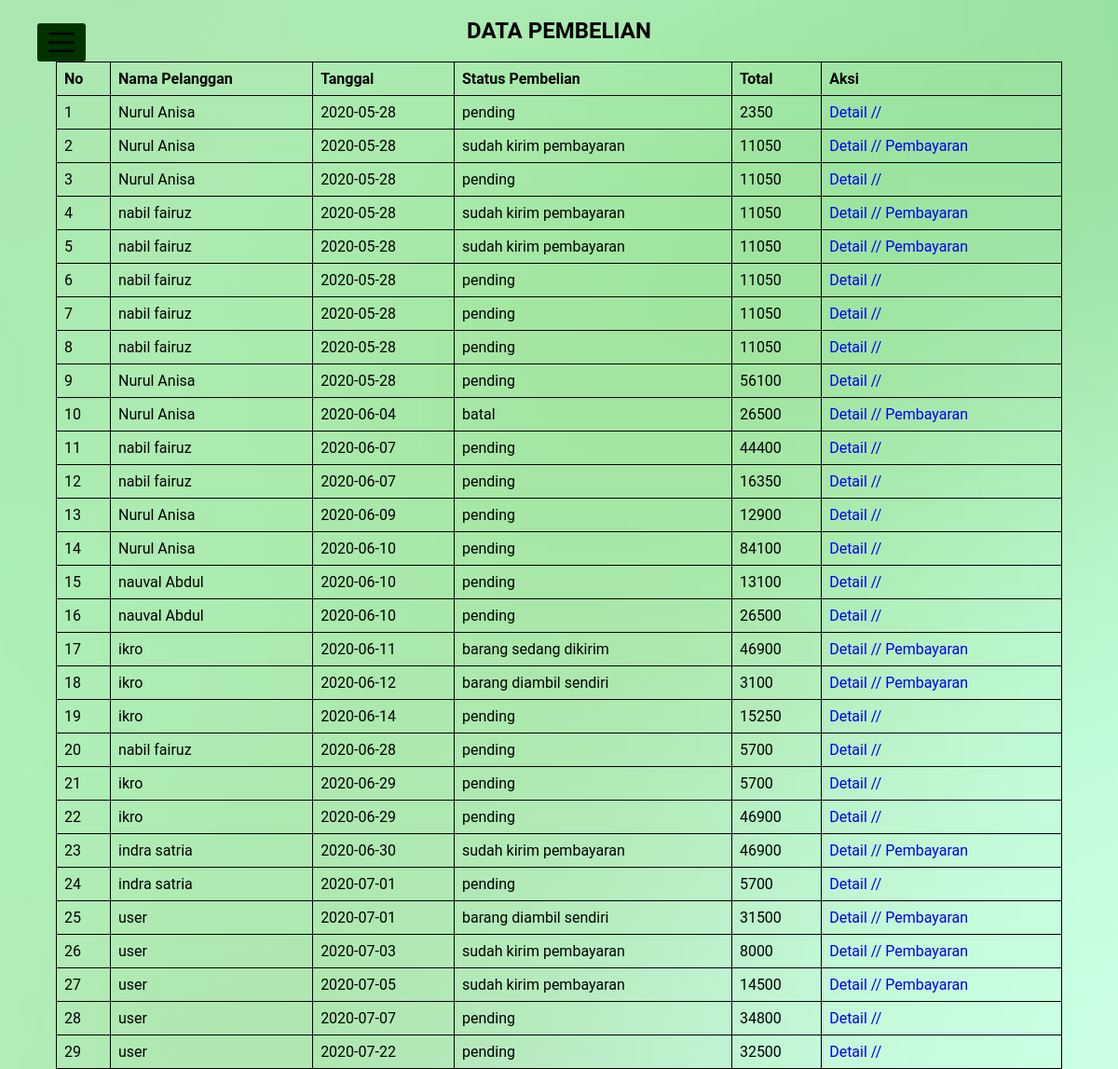
Page /admin/index.php?halaman=pembelian (signed in) on the committed database.
### tables this page shows
CREATE TABLE `pembelian` (
  `id_pembelian` int(11) NOT NULL,
  `id_karyawan` int(11) NOT NULL,
  `tanggal_pembelian` date NOT NULL,
  `total_pembelian` int(11) NOT NULL,
  `status_pembelian` varchar(100) NOT NULL DEFAULT 'pending',
  `pengiriman` varchar(100) NOT NULL
);

CREATE TABLE `karyawan` (
  `id_karyawan` int(11) NOT NULL,
  `pelanggan` varchar(255) NOT NULL,
  `email_pelanggan` varchar(255) NOT NULL,
  `password_pelanggan` varchar(25) NOT NULL,
  `telepon_pelanggan` int(25) NOT NULL
);

### admin/pembelian.php (the view, shortened to what this page needs)
 <!DOCTYPE html>
<html>
<head>
	 <link rel="stylesheet" href="../css/index-admin.css">
</head>
<body><br>
<center><h2>DATA PEMBELIAN</h2></center>
<br>
<center>
<table class="tablee">
	<thead>
		<tr>
			<th>No</th>
			<th>Nama Pelanggan</th>
			<th>Tanggal</th>
			<th>Status Pembelian</th>
			<th>Total</th>
			<th>Aksi</th>
		</tr>
	</thead>
	<tbody>
	<?php $nomor=1; ?>
	<?php $ambil=$koneksi->query("SELECT * FROM pembelian JOIN karyawan ON pembelian.id_karyawan=karyawan.id_karyawan"); ?>
	<?php while($pecah = $ambil->fetch_assoc()) { ?>
		<tr>
			<td><?php echo $nomor; ?></td>
			<td><?php echo $pecah['pelanggan']; ?></td>
			<td><?php echo $pecah['tanggal_pembelian']; ?></td>
			<td><?php echo $pecah['status_pembelian']; ?></td>
			<td><?php echo $pecah['total_pembelian']; ?></td>
			<td>
				<a href="index.php?halaman=detail&id=<?php echo $pecah['id_pembelian'];?>">Detail //</a>
				<?php if ($pecah['status_pembelian']!=="pending"):?>
					<a href="index.php?halaman=pembayaran&id=<?php echo $pecah['id_pembelian'] ?>" class="">Pembayaran</a>
				<?php endif ?>
			</td>
		</tr>
		<?php $nomor++; ?>
		<?php } ?>
	</tbody>
</table></center>
</body>
</html>

### css/index-admin.css (style rules this page uses)
* { padding: 0; margin: 0; list-style: none; text-decoration: none; }
body { font-family: 'Roboto', sans-serif; }
.tablee { border-collapse: collapse; border-spacing: 0; width: 90%; border: 1px solid #000; }
th, td { text-align: left; padding: 8px; border: 1px solid #000; }

### rows in the picture
pembelian: id_karyawan.pelanggan "Nurul Anisa", tanggal_pembelian "2020-05-28", status_pembelian "pending", total_pembelian "2350"
pembelian: id_karyawan.pelanggan "Nurul Anisa", tanggal_pembelian "2020-05-28", status_pembelian "sudah kirim pembayaran", total_pembelian "11050"
pembelian: id_karyawan.pelanggan "Nurul Anisa", tanggal_pembelian "2020-05-28", status_pembelian "pending", total_pembelian "11050"
pembelian: id_karyawan.pelanggan "nabil fairuz", tanggal_pembelian "2020-05-28", status_pembelian "sudah kirim pembayaran", total_pembelian "11050"
pembelian: id_karyawan.pelanggan "nabil fairuz", tanggal_pembelian "2020-05-28", status_pembelian "sudah kirim pembayaran", total_pembelian "11050"
pembelian: id_karyawan.pelanggan "nabil fairuz", tanggal_pembelian "2020-05-28", status_pembelian "pending", total_pembelian "11050"
pembelian: id_karyawan.pelanggan "nabil fairuz", tanggal_pembelian "2020-05-28", status_pembelian "pending", total_pembelian "11050"
pembelian: id_karyawan.pelanggan "nabil fairuz", tanggal_pembelian "2020-05-28", status_pembelian "pending", total_pembelian "11050"
pembelian: id_karyawan.pelanggan "Nurul Anisa", tanggal_pembelian "2020-05-28", status_pembelian "pending", total_pembelian "56100"
pembelian: id_karyawan.pelanggan "Nurul Anisa", tanggal_pembelian "2020-06-04", status_pembelian "batal", total_pembelian "26500"
pembelian: id_karyawan.pelanggan "nabil fairuz", tanggal_pembelian "2020-06-07", status_pembelian "pending", total_pembelian "44400"
pembelian: id_karyawan.pelanggan "nabil fairuz", tanggal_pembelian "2020-06-07", status_pembelian "pending", total_pembelian "16350"
pembelian: id_karyawan.pelanggan "Nurul Anisa", tanggal_pembelian "2020-06-09", status_pembelian "pending", total_pembelian "12900"
pembelian: id_karyawan.pelanggan "Nurul Anisa", tanggal_pembelian "2020-06-10", status_pembelian "pending", total_pembelian "84100"
pembelian: id_karyawan.pelanggan "nauval Abdul", tanggal_pembelian "2020-06-10", status_pembelian "pending", total_pembelian "13100"
pembelian: id_karyawan.pelanggan "nauval Abdul", tanggal_pembelian "2020-06-10", status_pembelian "pending", total_pembelian "26500"
pembelian: id_karyawan.pelanggan "ikro", tanggal_pembelian "2020-06-11", status_pembelian "barang sedang dikirim", total_pembelian "46900"
pembelian: id_karyawan.pelanggan "ikro", tanggal_pembelian "2020-06-12", status_pembelian "barang diambil sendiri", total_pembelian "3100"
pembelian: id_karyawan.pelanggan "ikro", tanggal_pembelian "2020-06-14", status_pembelian "pending", total_pembelian "15250"
pembelian: id_karyawan.pelanggan "nabil fairuz", tanggal_pembelian "2020-06-28", status_pembelian "pending", total_pembelian "5700"
pembelian: id_karyawan.pelanggan "ikro", tanggal_pembelian "2020-06-29", status_pembelian "pending", total_pembelian "5700"
pembelian: id_karyawan.pelanggan "ikro", tanggal_pembelian "2020-06-29", status_pembelian "pending", total_pembelian "46900"
pembelian: id_karyawan.pelanggan "indra satria", tanggal_pembelian "2020-06-30", status_pembelian "sudah kirim pembayaran", total_pembelian "46900"
pembelian: id_karyawan.pelanggan "indra satria", tanggal_pembelian "2020-07-01", status_pembelian "pending", total_pembelian "5700"
pembelian: id_karyawan.pelanggan "user", tanggal_pembelian "2020-07-01", status_pembelian "barang diambil sendiri", total_pembelian "31500"
pembelian: id_karyawan.pelanggan "user", tanggal_pembelian "2020-07-03", status_pembelian "sudah kirim pembayaran", total_pembelian "8000"
pembelian: id_karyawan.pelanggan "user", tanggal_pembelian "2020-07-05", status_pembelian "sudah kirim pembayaran", total_pembelian "14500"
pembelian: id_karyawan.pelanggan "user", tanggal_pembelian "2020-07-07", status_pembelian "pending", total_pembelian "34800"
pembelian: id_karyawan.pelanggan "user", tanggal_pembelian "2020-07-22", status_pembelian "pending", total_pembelian "32500"
